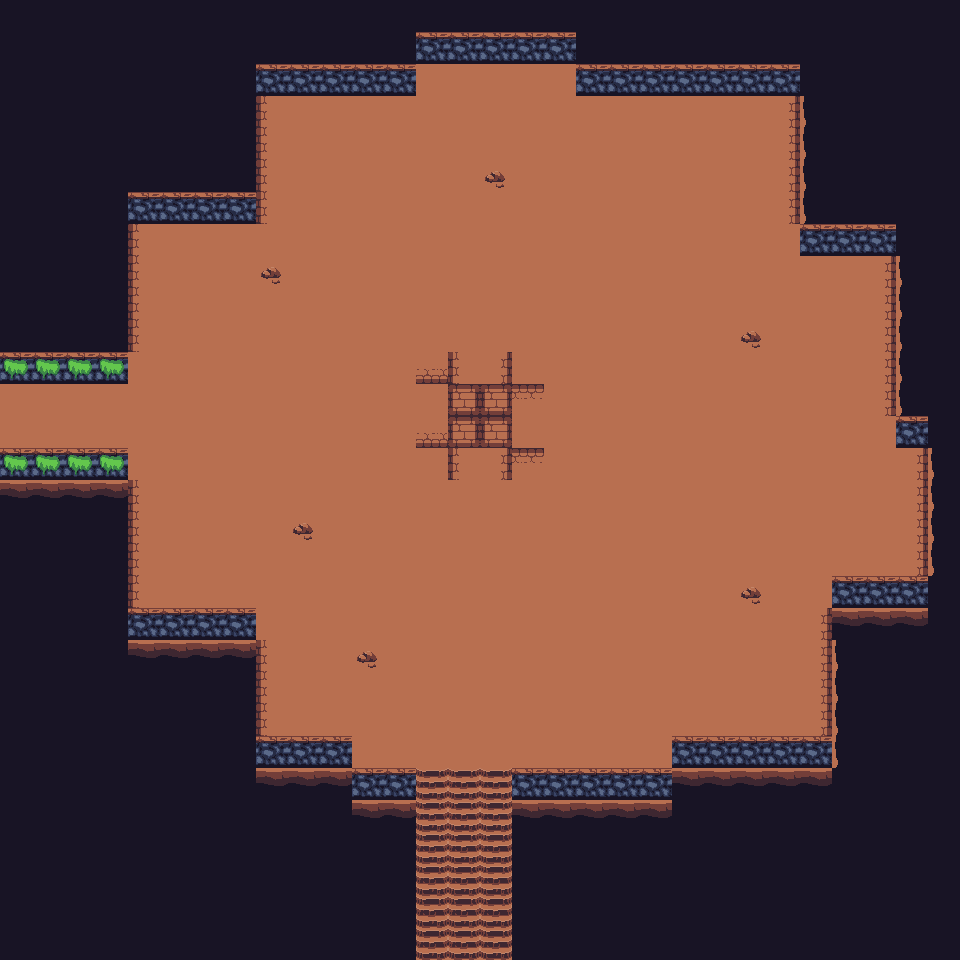

Rendered tile map (Tiled .tmx) drawn with the repository's tilesets; below, a short description and the full map source, tile grids included:
An orthogonal 30x30 tile map with 32x32 px tiles, 2 tile layers (Tile Layer 1, Tile Layer 2) and 27 objects (26x wall, portal).

<map version="1.5" tiledversion="1.6.0" orientation="orthogonal" renderorder="right-down" width="30" height="30" tilewidth="32" tileheight="32" infinite="0" nextlayerid="4" nextobjectid="38">
 <tileset firstgid="1" name="tileset_dungeon" tilewidth="32" tileheight="32" tilecount="64" columns="8">
  <image source="tileset_dungeon.png" width="256" height="256" />
 </tileset>
 <layer id="1" name="Tile Layer 1" width="30" height="30">
  <data encoding="csv">
46,46,46,46,46,46,46,46,46,46,46,46,46,46,46,46,46,46,46,46,46,46,46,46,46,46,46,46,46,46,
46,46,46,46,46,46,46,46,46,46,46,46,46,18,18,18,18,18,46,46,46,46,46,46,46,46,46,46,46,46,
46,46,46,46,46,46,46,46,18,18,18,18,18,42,42,42,42,42,18,18,18,18,18,18,18,46,46,46,46,46,
46,46,46,46,46,46,46,46,41,42,42,42,42,42,42,42,42,42,42,42,42,42,42,42,43,45,46,46,46,46,
46,46,46,46,46,46,46,46,41,42,42,42,42,42,42,42,42,42,42,42,42,42,42,42,43,45,46,46,46,46,
46,46,46,46,46,46,46,46,41,42,42,42,42,42,42,42,42,42,42,42,42,42,42,42,43,45,46,46,46,46,
46,46,46,46,18,18,18,18,41,42,42,42,42,42,42,42,42,42,42,42,42,42,42,42,43,45,46,46,46,46,
46,46,46,46,41,42,42,42,42,42,42,42,42,42,42,42,42,42,42,42,42,42,42,42,42,18,18,18,46,46,
46,46,46,46,41,42,42,42,42,42,42,42,42,42,42,42,42,42,42,42,42,42,42,42,42,42,42,43,45,46,
46,46,46,46,41,42,42,42,42,42,42,42,42,42,42,42,42,42,42,42,42,42,42,42,42,42,42,43,45,46,
46,46,46,46,41,42,42,42,42,42,42,42,42,42,42,42,42,42,42,42,42,42,42,42,42,42,42,43,45,46,
18,18,18,18,42,42,42,42,42,42,42,42,42,42,42,42,42,42,42,42,42,42,42,42,42,42,42,43,45,46,
42,42,42,42,42,42,42,42,42,42,42,42,42,42,42,42,42,42,42,42,42,42,42,42,42,42,42,43,45,46,
42,42,42,42,42,42,42,42,42,42,42,42,42,42,42,42,42,42,42,42,42,42,42,42,42,42,42,42,18,46,
18,18,18,18,42,42,42,42,42,42,42,42,42,42,42,42,42,42,42,42,42,42,42,42,42,42,42,42,43,45,
38,38,38,38,41,42,42,42,42,42,42,42,42,42,42,42,42,42,42,42,42,42,42,42,42,42,42,42,43,45,
46,46,46,46,41,42,42,42,42,42,42,42,42,42,42,42,42,42,42,42,42,42,42,42,42,42,42,42,43,45,
46,46,46,46,41,42,42,42,42,42,42,42,42,42,42,42,42,42,42,42,42,42,42,42,42,42,42,42,43,45,
46,46,46,46,41,42,42,42,42,42,42,42,42,42,42,42,42,42,42,42,42,42,42,42,42,42,18,18,18,46,
46,46,46,46,18,18,18,18,42,42,42,42,42,42,42,42,42,42,42,42,42,42,42,42,42,43,38,38,38,46,
46,46,46,46,38,38,38,38,41,42,42,42,42,42,42,42,42,42,42,42,42,42,42,42,42,43,45,46,46,46,
46,46,46,46,46,46,46,46,41,42,42,42,42,42,42,42,42,42,42,42,42,42,42,42,42,43,45,46,46,46,
46,46,46,46,46,46,46,46,41,42,42,42,42,42,42,42,42,42,42,42,42,42,42,42,42,43,45,46,46,46,
46,46,46,46,46,46,46,46,18,18,18,42,42,42,42,42,42,42,42,42,42,18,18,18,18,18,45,46,46,46,
46,46,46,46,46,46,46,46,38,38,38,18,18,36,36,36,18,18,18,18,18,38,38,38,38,38,46,46,46,46,
46,46,46,46,46,46,46,46,46,46,46,38,38,36,36,36,38,38,38,38,38,46,46,46,46,46,46,46,46,46,
46,46,46,46,46,46,46,46,46,46,46,46,46,36,36,36,46,46,46,46,46,46,46,46,46,46,46,46,46,46,
46,46,46,46,46,46,46,46,46,46,46,46,46,36,36,36,46,46,46,46,46,46,46,46,46,46,46,46,46,46,
46,46,46,46,46,46,46,46,46,46,46,46,46,36,36,36,46,46,46,46,46,46,46,46,46,46,46,46,46,46,
46,46,46,46,46,46,46,46,46,46,46,46,46,36,36,36,46,46,46,46,46,46,46,46,46,46,46,46,46,46
</data>
 </layer>
 <layer id="2" name="Tile Layer 2" width="30" height="30">
  <data encoding="csv">
0,0,0,0,0,0,0,0,0,0,0,0,0,0,0,0,0,0,0,0,0,0,0,0,0,0,0,0,0,0,
0,0,0,0,0,0,0,0,0,0,0,0,0,0,0,0,0,0,0,0,0,0,0,0,0,0,0,0,0,0,
0,0,0,0,0,0,0,0,0,0,0,0,0,0,0,0,0,0,0,0,0,0,0,0,0,0,0,0,0,0,
0,0,0,0,0,0,0,0,0,0,0,0,0,0,0,0,0,0,0,0,0,0,0,0,0,0,0,0,0,0,
0,0,0,0,0,0,0,0,0,0,0,0,0,0,0,0,0,0,0,0,0,0,0,0,0,0,0,0,0,0,
0,0,0,0,0,0,0,0,0,0,0,0,0,0,0,15,0,0,0,0,0,0,0,0,0,0,0,0,0,0,
0,0,0,0,0,0,0,0,0,0,0,0,0,0,0,0,0,0,0,0,0,0,0,0,0,0,0,0,0,0,
0,0,0,0,0,0,0,0,0,0,0,0,0,0,0,0,0,0,0,0,0,0,0,0,0,0,0,0,0,0,
0,0,0,0,0,0,0,0,15,0,0,0,0,0,0,0,0,0,0,0,0,0,0,0,0,0,0,0,0,0,
0,0,0,0,0,0,0,0,0,0,0,0,0,0,0,0,0,0,0,0,0,0,0,0,0,0,0,0,0,0,
0,0,0,0,0,0,0,0,0,0,0,0,0,0,0,0,0,0,0,0,0,0,0,15,0,0,0,0,0,0,
23,23,23,23,0,0,0,0,0,0,0,0,0,50,41,43,0,0,0,0,0,0,0,0,0,0,0,0,0,0,
0,0,0,0,0,0,0,0,0,0,0,0,0,0,52,52,34,0,0,0,0,0,0,0,0,0,0,0,0,0,
0,0,0,0,0,0,0,0,0,0,0,0,0,50,52,52,0,0,0,0,0,0,0,0,0,0,0,0,0,0,
23,23,23,23,0,0,0,0,0,0,0,0,0,0,41,43,34,0,0,0,0,0,0,0,0,0,0,0,0,0,
0,0,0,0,0,0,0,0,0,0,0,0,0,0,0,0,0,0,0,0,0,0,0,0,0,0,0,0,0,0,
0,0,0,0,0,0,0,0,0,15,0,0,0,0,0,0,0,0,0,0,0,0,0,0,0,0,0,0,0,0,
0,0,0,0,0,0,0,0,0,0,0,0,0,0,0,0,0,0,0,0,0,0,0,0,0,0,0,0,0,0,
0,0,0,0,0,0,0,0,0,0,0,0,0,0,0,0,0,0,0,0,0,0,0,15,0,0,0,0,0,0,
0,0,0,0,0,0,0,0,0,0,0,0,0,0,0,0,0,0,0,0,0,0,0,0,0,0,0,0,0,0,
0,0,0,0,0,0,0,0,0,0,0,15,0,0,0,0,0,0,0,0,0,0,0,0,0,0,0,0,0,0,
0,0,0,0,0,0,0,0,0,0,0,0,0,0,0,0,0,0,0,0,0,0,0,0,0,0,0,0,0,0,
0,0,0,0,0,0,0,0,0,0,0,0,0,0,0,0,0,0,0,0,0,0,0,0,0,0,0,0,0,0,
0,0,0,0,0,0,0,0,0,0,0,0,0,0,0,0,0,0,0,0,0,0,0,0,0,0,0,0,0,0,
0,0,0,0,0,0,0,0,0,0,0,0,0,0,0,0,0,0,0,0,0,0,0,0,0,0,0,0,0,0,
0,0,0,0,0,0,0,0,0,0,0,0,0,0,0,0,0,0,0,0,0,0,0,0,0,0,0,0,0,0,
0,0,0,0,0,0,0,0,0,0,0,0,0,0,0,0,0,0,0,0,0,0,0,0,0,0,0,0,0,0,
0,0,0,0,0,0,0,0,0,0,0,0,0,0,0,0,0,0,0,0,0,0,0,0,0,0,0,0,0,0,
0,0,0,0,0,0,0,0,0,0,0,0,0,0,0,0,0,0,0,0,0,0,0,0,0,0,0,0,0,0,
0,0,0,0,0,0,0,0,0,0,0,0,0,0,0,0,0,0,0,0,0,0,0,0,0,0,0,0,0,0
</data>
 </layer>
 <objectgroup id="3" name="Object Layer 1">
  <object id="1" name="wall" type="wall" x="0" y="448" width="128" height="32" />
  <object id="2" name="wall" type="wall" x="0" y="352" width="128" height="32" />
  <object id="3" name="wall" type="wall" x="128" y="192" width="128" height="32" />
  <object id="4" name="wall" type="wall" x="96" y="224" width="32" height="128" />
  <object id="6" name="wall" type="wall" x="96" y="480" width="32" height="128" />
  <object id="7" name="wall" type="wall" x="128" y="608" width="128" height="32" />
  <object id="8" name="wall" type="wall" x="224" y="640" width="32" height="96" />
  <object id="9" name="wall" type="wall" x="256" y="736" width="96" height="32" />
  <object id="10" name="wall" type="wall" x="352" y="768" width="64" height="32" />
  <object id="11" name="wall" type="wall" x="384" y="800" width="32" height="160" />
  <object id="12" name="wall" type="wall" x="512" y="800" width="32" height="160" />
  <object id="13" name="wall" type="wall" x="512" y="768" width="160" height="32" />
  <object id="14" name="wall" type="wall" x="672" y="736" width="160" height="32" />
  <object id="15" name="wall" type="wall" x="832" y="608" width="32" height="160" />
  <object id="16" name="wall" type="wall" x="832" y="576" width="96" height="32" />
  <object id="17" name="wall" type="wall" x="896" y="416" width="32" height="32" />
  <object id="18" name="wall" type="wall" x="928" y="448" width="32" height="128" />
  <object id="19" name="wall" type="wall" x="896" y="224" width="32" height="192" />
  <object id="20" name="wall" type="wall" x="800" y="224" width="96" height="32" />
  <object id="21" name="wall" type="wall" x="800" y="64" width="32" height="160" />
  <object id="22" name="wall" type="wall" x="576" y="64" width="224" height="32" />
  <object id="23" name="wall" type="wall" x="416" y="32" width="160" height="32" />
  <object id="24" name="wall" type="wall" x="256" y="64" width="160" height="32" />
  <object id="25" name="wall" type="wall" x="224" y="64" width="32" height="128" />
  <object id="26" type="wall" x="416" y="928" width="96" height="32" />
  <object id="28" type="wall" x="0" y="384" width="32" height="64" />
  <object id="29" type="portal" x="32" y="384" width="32" height="64" />
 </objectgroup>
</map>
